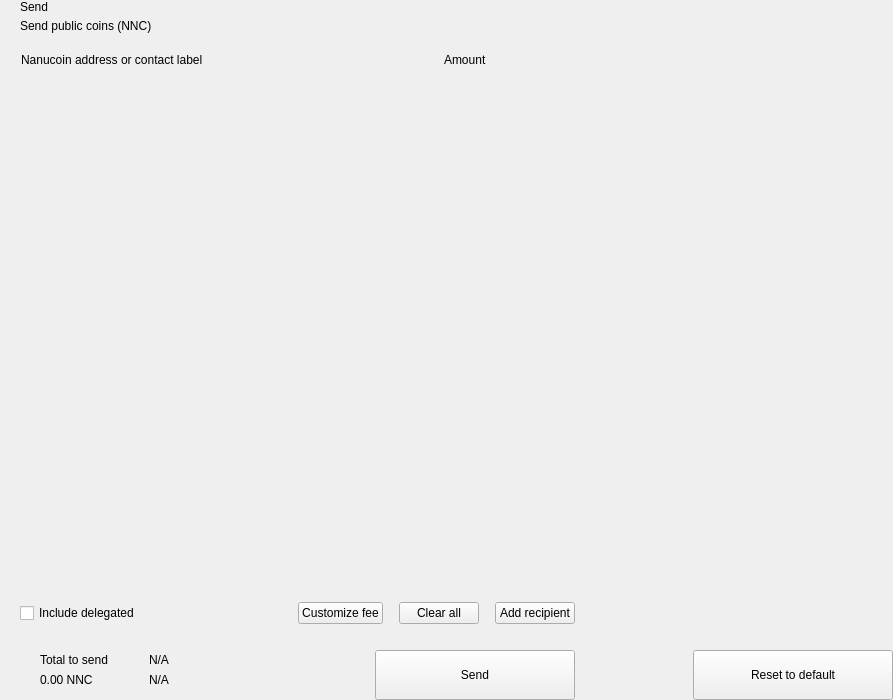
<?xml version="1.0" encoding="UTF-8"?>
<ui version="4.0">
 <class>send</class>
 <widget class="QWidget" name="send">
  <property name="geometry">
   <rect>
    <x>0</x>
    <y>0</y>
    <width>893</width>
    <height>700</height>
   </rect>
  </property>
  <property name="windowTitle">
   <string>Form</string>
  </property>
  <layout class="QHBoxLayout" name="horizontalLayout_2" stretch="2,1">
   <property name="spacing">
    <number>0</number>
   </property>
   <property name="leftMargin">
    <number>0</number>
   </property>
   <property name="topMargin">
    <number>0</number>
   </property>
   <property name="rightMargin">
    <number>0</number>
   </property>
   <property name="bottomMargin">
    <number>0</number>
   </property>
   <item>
    <widget class="QWidget" name="left" native="true">
     <layout class="QVBoxLayout" name="verticalLayout_3">
      <property name="spacing">
       <number>0</number>
      </property>
      <property name="leftMargin">
       <number>0</number>
      </property>
      <property name="topMargin">
       <number>0</number>
      </property>
      <property name="rightMargin">
       <number>0</number>
      </property>
      <property name="bottomMargin">
       <number>0</number>
      </property>
      <item>
       <layout class="QVBoxLayout" name="verticalLayout_22" stretch="0,0,0,1,0,0,0,0">
        <property name="spacing">
         <number>0</number>
        </property>
        <item>
         <layout class="QHBoxLayout" name="horizontalLayout_3">
          <property name="spacing">
           <number>0</number>
          </property>
          <property name="leftMargin">
           <number>20</number>
          </property>
          <property name="rightMargin">
           <number>20</number>
          </property>
          <item>
           <layout class="QVBoxLayout" name="verticalLayout">
            <property name="spacing">
             <number>5</number>
            </property>
            <item>
             <widget class="QLabel" name="labelTitle">
              <property name="text">
               <string>Send</string>
              </property>
              <property name="alignment">
               <set>Qt::AlignLeading|Qt::AlignLeft|Qt::AlignVCenter</set>
              </property>
             </widget>
            </item>
            <item>
             <widget class="QLabel" name="labelSubtitle1">
              <property name="text">
               <string>Send public coins (NNC)</string>
              </property>
             </widget>
            </item>
           </layout>
          </item>
          <item>
           <spacer name="horizontalSpacer">
            <property name="orientation">
             <enum>Qt::Horizontal</enum>
            </property>
            <property name="sizeHint" stdset="0">
             <size>
              <width>40</width>
              <height>20</height>
             </size>
            </property>
           </spacer>
          </item>
         </layout>
        </item>
        <item>
         <spacer name="verticalSpacer_2">
          <property name="orientation">
           <enum>Qt::Vertical</enum>
          </property>
          <property name="sizeType">
           <enum>QSizePolicy::Fixed</enum>
          </property>
          <property name="sizeHint" stdset="0">
           <size>
            <width>20</width>
            <height>20</height>
           </size>
          </property>
         </spacer>
        </item>
        <item>
         <layout class="QHBoxLayout" name="horizontalLayout" stretch="6,0,2">
          <property name="spacing">
           <number>0</number>
          </property>
          <property name="leftMargin">
           <number>10</number>
          </property>
          <property name="topMargin">
           <number>0</number>
          </property>
          <property name="rightMargin">
           <number>20</number>
          </property>
          <property name="bottomMargin">
           <number>0</number>
          </property>
          <item>
           <widget class="QLabel" name="labelSubtitleAddress">
            <property name="styleSheet">
             <string notr="true">margin-left:8px;</string>
            </property>
            <property name="text">
             <string>Nanucoin address or contact label</string>
            </property>
           </widget>
          </item>
          <item>
           <spacer name="horizontalSpacer_3">
            <property name="orientation">
             <enum>Qt::Horizontal</enum>
            </property>
            <property name="sizeType">
             <enum>QSizePolicy::Fixed</enum>
            </property>
            <property name="sizeHint" stdset="0">
             <size>
              <width>40</width>
              <height>1</height>
             </size>
            </property>
           </spacer>
          </item>
          <item>
           <widget class="QLabel" name="labelSubtitleAmount">
            <property name="text">
             <string>Amount</string>
            </property>
           </widget>
          </item>
         </layout>
        </item>
        <item>
         <widget class="QScrollArea" name="scrollArea">
          <property name="minimumSize">
           <size>
            <width>0</width>
            <height>350</height>
           </size>
          </property>
          <property name="styleSheet">
           <string notr="true">#scrollArea {
            background:transparent;
            margin-top:10px;
}</string>
          </property>
          <property name="horizontalScrollBarPolicy">
           <enum>Qt::ScrollBarAlwaysOff</enum>
          </property>
          <property name="sizeAdjustPolicy">
           <enum>QAbstractScrollArea::AdjustIgnored</enum>
          </property>
          <property name="widgetResizable">
           <bool>true</bool>
          </property>
          <property name="alignment">
           <set>Qt::AlignLeading|Qt::AlignLeft|Qt::AlignTop</set>
          </property>
          <widget class="QWidget" name="scrollAreaWidgetContents">
           <property name="geometry">
            <rect>
             <x>0</x>
             <y>0</y>
             <width>591</width>
             <height>16</height>
            </rect>
           </property>
           <property name="sizePolicy">
            <sizepolicy hsizetype="Preferred" vsizetype="Maximum">
             <horstretch>0</horstretch>
             <verstretch>0</verstretch>
            </sizepolicy>
           </property>
           <property name="autoFillBackground">
            <bool>false</bool>
           </property>
           <property name="styleSheet">
            <string notr="true">#scrollAreaWidgetContents {
             background:transparent;
             }</string>
           </property>
           <layout class="QVBoxLayout" name="verticalLayout_7">
            <property name="spacing">
             <number>0</number>
            </property>
            <property name="sizeConstraint">
             <enum>QLayout::SetDefaultConstraint</enum>
            </property>
            <property name="leftMargin">
             <number>0</number>
            </property>
            <property name="topMargin">
             <number>0</number>
            </property>
            <property name="rightMargin">
             <number>0</number>
            </property>
            <property name="bottomMargin">
             <number>0</number>
            </property>
           </layout>
          </widget>
         </widget>
        </item>
        <item>
         <spacer name="verticalSpacer_4">
          <property name="orientation">
           <enum>Qt::Vertical</enum>
          </property>
          <property name="sizeType">
           <enum>QSizePolicy::Fixed</enum>
          </property>
          <property name="sizeHint" stdset="0">
           <size>
            <width>20</width>
            <height>20</height>
           </size>
          </property>
         </spacer>
        </item>
        <item>
         <layout class="QHBoxLayout" name="horizontalLayout_20">
          <property name="spacing">
           <number>6</number>
          </property>
          <property name="leftMargin">
           <number>20</number>
          </property>
          <property name="rightMargin">
           <number>20</number>
          </property>
          <item>
           <widget class="QCheckBox" name="checkBoxDelegations">
            <property name="layoutDirection">
             <enum>Qt::LeftToRight</enum>
            </property>
            <property name="text">
             <string>Include delegated</string>
            </property>
           </widget>
          </item>
          <item>
           <spacer name="horizontalSpacer_4">
            <property name="orientation">
             <enum>Qt::Horizontal</enum>
            </property>
            <property name="sizeHint" stdset="0">
             <size>
              <width>10</width>
              <height>20</height>
             </size>
            </property>
           </spacer>
          </item>
          <item>
           <widget class="QPushButton" name="pushButtonFee">
            <property name="focusPolicy">
             <enum>Qt::NoFocus</enum>
            </property>
            <property name="text">
             <string>Customize fee</string>
            </property>
           </widget>
          </item>
          <item>
           <spacer name="horizontalSpacer_11">
            <property name="orientation">
             <enum>Qt::Horizontal</enum>
            </property>
            <property name="sizeType">
             <enum>QSizePolicy::Minimum</enum>
            </property>
            <property name="sizeHint" stdset="0">
             <size>
              <width>10</width>
              <height>20</height>
             </size>
            </property>
           </spacer>
          </item>
          <item>
           <widget class="QPushButton" name="pushButtonClear">
            <property name="focusPolicy">
             <enum>Qt::NoFocus</enum>
            </property>
            <property name="layoutDirection">
             <enum>Qt::RightToLeft</enum>
            </property>
            <property name="text">
             <string>Clear all</string>
            </property>
           </widget>
          </item>
          <item>
           <spacer name="horizontalSpacer_6">
            <property name="orientation">
             <enum>Qt::Horizontal</enum>
            </property>
            <property name="sizeType">
             <enum>QSizePolicy::Fixed</enum>
            </property>
            <property name="sizeHint" stdset="0">
             <size>
              <width>10</width>
              <height>20</height>
             </size>
            </property>
           </spacer>
          </item>
          <item>
           <widget class="QPushButton" name="pushButtonAddRecipient">
            <property name="focusPolicy">
             <enum>Qt::NoFocus</enum>
            </property>
            <property name="text">
             <string>Add recipient</string>
            </property>
           </widget>
          </item>
         </layout>
        </item>
        <item>
         <spacer name="verticalSpacer">
          <property name="orientation">
           <enum>Qt::Vertical</enum>
          </property>
          <property name="sizeType">
           <enum>QSizePolicy::Fixed</enum>
          </property>
          <property name="sizeHint" stdset="0">
           <size>
            <width>20</width>
            <height>16</height>
           </size>
          </property>
         </spacer>
        </item>
        <item>
         <layout class="QHBoxLayout" name="horizontalLayout_7">
          <property name="rightMargin">
           <number>20</number>
          </property>
          <item>
           <layout class="QHBoxLayout" name="horizontalLayout_10">
            <property name="spacing">
             <number>0</number>
            </property>
            <property name="leftMargin">
             <number>8</number>
            </property>
            <item>
             <widget class="QStackedWidget" name="stackedWidget">
              <property name="minimumSize">
               <size>
                <width>0</width>
                <height>60</height>
               </size>
              </property>
              <property name="maximumSize">
               <size>
                <width>16777215</width>
                <height>60</height>
               </size>
              </property>
              <widget class="QWidget" name="page1">
               <layout class="QVBoxLayout" name="verticalLayout_71" stretch="0">
                <property name="spacing">
                 <number>6</number>
                </property>
                <property name="leftMargin">
                 <number>12</number>
                </property>
                <property name="topMargin">
                 <number>0</number>
                </property>
                <property name="rightMargin">
                 <number>0</number>
                </property>
                <property name="bottomMargin">
                 <number>0</number>
                </property>
                <item>
                 <widget class="QWidget" name="coinWidget" native="true">
                  <property name="minimumSize">
                   <size>
                    <width>0</width>
                    <height>60</height>
                   </size>
                  </property>
                  <property name="maximumSize">
                   <size>
                    <width>16777215</width>
                    <height>60</height>
                   </size>
                  </property>
                  <layout class="QHBoxLayout" name="horizontalLayout_9">
                   <property name="spacing">
                    <number>0</number>
                   </property>
                   <property name="leftMargin">
                    <number>20</number>
                   </property>
                   <property name="topMargin">
                    <number>10</number>
                   </property>
                   <property name="rightMargin">
                    <number>20</number>
                   </property>
                   <property name="bottomMargin">
                    <number>10</number>
                   </property>
                   <item>
                    <layout class="QVBoxLayout" name="verticalSend">
                     <property name="spacing">
                      <number>0</number>
                     </property>
                     <item>
                      <widget class="QLabel" name="labelTitleTotalSend">
                       <property name="text">
                        <string>Total to send</string>
                       </property>
                      </widget>
                     </item>
                     <item>
                      <widget class="QLabel" name="labelAmountSend">
                       <property name="text">
                        <string notr="true">0.00 NNC</string>
                       </property>
                      </widget>
                     </item>
                    </layout>
                   </item>
                   <item>
                    <spacer name="horizontalSpacer_9">
                     <property name="orientation">
                      <enum>Qt::Horizontal</enum>
                     </property>
                     <property name="sizeType">
                      <enum>QSizePolicy::Fixed</enum>
                     </property>
                     <property name="sizeHint" stdset="0">
                      <size>
                       <width>20</width>
                       <height>20</height>
                      </size>
                     </property>
                    </spacer>
                   </item>
                   <item>
                    <widget class="QLabel" name="labelLine">
                     <property name="minimumSize">
                      <size>
                       <width>1</width>
                       <height>0</height>
                      </size>
                     </property>
                     <property name="maximumSize">
                      <size>
                       <width>1</width>
                       <height>16777215</height>
                      </size>
                     </property>
                     <property name="text">
                      <string/>
                     </property>
                    </widget>
                   </item>
                   <item>
                    <spacer name="horizontalSpacer_10">
                     <property name="orientation">
                      <enum>Qt::Horizontal</enum>
                     </property>
                     <property name="sizeType">
                      <enum>QSizePolicy::Fixed</enum>
                     </property>
                     <property name="sizeHint" stdset="0">
                      <size>
                       <width>20</width>
                       <height>20</height>
                      </size>
                     </property>
                    </spacer>
                   </item>
                   <item>
                    <layout class="QVBoxLayout" name="verticalRemaining">
                     <property name="spacing">
                      <number>0</number>
                     </property>
                     <item>
                      <widget class="QLabel" name="labelTitleTotalRemaining">
                       <property name="text">
                        <string notr="true">N/A</string>
                       </property>
                      </widget>
                     </item>
                     <item>
                      <widget class="QLabel" name="labelAmountRemaining">
                       <property name="text">
                        <string notr="true">N/A</string>
                       </property>
                      </widget>
                     </item>
                    </layout>
                   </item>
                  </layout>
                 </widget>
                </item>
               </layout>
              </widget>
              <widget class="QWidget" name="page_2"/>
             </widget>
            </item>
           </layout>
          </item>
          <item>
           <spacer name="horizontalSpacer_5">
            <property name="orientation">
             <enum>Qt::Horizontal</enum>
            </property>
            <property name="sizeType">
             <enum>QSizePolicy::Expanding</enum>
            </property>
            <property name="sizeHint" stdset="0">
             <size>
              <width>40</width>
              <height>20</height>
             </size>
            </property>
           </spacer>
          </item>
          <item alignment="Qt::AlignBottom">
           <widget class="QPushButton" name="pushButtonSave">
            <property name="minimumSize">
             <size>
              <width>200</width>
              <height>50</height>
             </size>
            </property>
            <property name="maximumSize">
             <size>
              <width>200</width>
              <height>50</height>
             </size>
            </property>
            <property name="focusPolicy">
             <enum>Qt::NoFocus</enum>
            </property>
            <property name="text">
             <string>Send</string>
            </property>
           </widget>
          </item>
         </layout>
        </item>
       </layout>
      </item>
     </layout>
    </widget>
   </item>
   <item>
    <widget class="QWidget" name="right" native="true">
     <layout class="QVBoxLayout" name="verticalLayout_5">
      <property name="leftMargin">
       <number>0</number>
      </property>
      <property name="topMargin">
       <number>0</number>
      </property>
      <property name="rightMargin">
       <number>0</number>
      </property>
      <property name="bottomMargin">
       <number>0</number>
      </property>
      <item>
       <layout class="QVBoxLayout" name="verticalLayout_4">
        <property name="spacing">
         <number>6</number>
        </property>
        <item>
         <widget class="OptionButton" name="btnCoinControl" native="true">
          <property name="minimumSize">
           <size>
            <width>0</width>
            <height>50</height>
           </size>
          </property>
         </widget>
        </item>
        <item>
         <widget class="OptionButton" name="btnChangeAddress" native="true">
          <property name="minimumSize">
           <size>
            <width>0</width>
            <height>50</height>
           </size>
          </property>
         </widget>
        </item>
        <item>
         <widget class="OptionButton" name="btnUri" native="true">
          <property name="minimumSize">
           <size>
            <width>0</width>
            <height>50</height>
           </size>
          </property>
         </widget>
        </item>
        <item>
         <spacer name="verticalSpacer_5">
          <property name="orientation">
           <enum>Qt::Vertical</enum>
          </property>
          <property name="sizeHint" stdset="0">
           <size>
            <width>20</width>
            <height>40</height>
           </size>
          </property>
         </spacer>
        </item>
        <item>
         <layout class="QHBoxLayout" name="horizontalLayout_8">
          <item>
           <spacer name="horizontalSpacer_7">
            <property name="orientation">
             <enum>Qt::Horizontal</enum>
            </property>
            <property name="sizeHint" stdset="0">
             <size>
              <width>40</width>
              <height>20</height>
             </size>
            </property>
           </spacer>
          </item>
          <item>
           <widget class="QPushButton" name="pushButtonReset">
            <property name="minimumSize">
             <size>
              <width>200</width>
              <height>50</height>
             </size>
            </property>
            <property name="maximumSize">
             <size>
              <width>200</width>
              <height>50</height>
             </size>
            </property>
            <property name="focusPolicy">
             <enum>Qt::NoFocus</enum>
            </property>
            <property name="text">
             <string>Reset to default</string>
            </property>
           </widget>
          </item>
         </layout>
        </item>
       </layout>
      </item>
     </layout>
    </widget>
   </item>
  </layout>
 </widget>
 <customwidgets>
  <customwidget>
   <class>OptionButton</class>
   <extends>QWidget</extends>
   <header>qt/pivx/optionbutton.h</header>
   <container>1</container>
  </customwidget>
 </customwidgets>
 <resources/>
 <connections/>
</ui>
